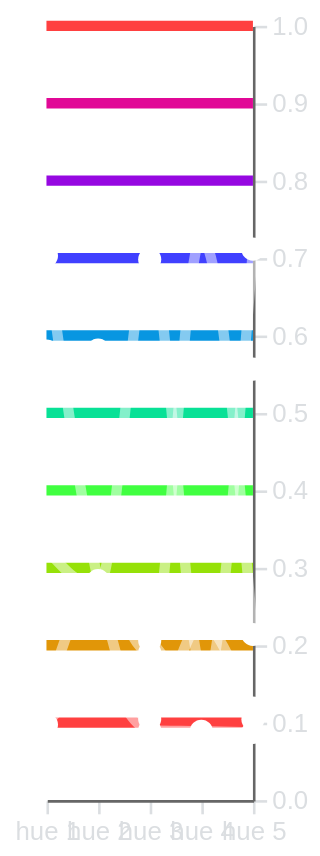

Describe this chart as a Vega-Lite specification.
### Vega-Lite specification from a JSON file in a GitHub repository (floating-point values rounded to 4 significant figures)
{"config": {"background": "transparent", "title": {"color": "#DBDEE1", "fontSize": 16}, "axis": {"domainColor": "#666666", "gridColor": "#666666", "tickColor": "#DBDEE1", "titleColor": "#DBDEE1", "labelColor": "#DBDEE1"}, "legend": {"labelColor": "#DBDEE1", "titleColor": "#DBDEE1"}, "point": {"size": 80}, "view": {"strokeWidth": 0}}, "layer": [{"data": {"name": "data-4e4315e4ae7feb227de911033f404cc8"}, "mark": {"type": "rule", "strokeWidth": 4}, "encoding": {"color": {"field": "value", "legend": null, "scale": {"scheme": "sinebow"}, "type": "quantitative"}, "y": {"axis": null, "field": "index", "type": "quantitative"}}, "transform": [{"window": [{"op": "count", "as": "index"}]}]}, {"data": {"name": "data-20d91d149267c5e899aa701b19943927"}, "mark": {"type": "line", "color": "rgba(256,256,256,.5)", "interpolate": "monotone", "point": {"color": "white"}, "strokeWidth": 4}, "encoding": {"detail": {"field": "index", "type": "nominal"}, "x": {"axis": {"labelAngle": 0, "title": null}, "field": "key", "scale": {"padding": 0}, "type": "nominal"}, "y": {"axis": {"orient": "right", "title": null}, "field": "value", "scale": {"domain": [0, 1]}, "type": "quantitative"}}, "transform": [{"window": [{"op": "count", "as": "index"}]}, {"fold": ["hue 1", "hue 2", "hue 3", "hue 4", "hue 5"]}]}, {"data": {"name": "data-381ad2edaab94d3fd8d44868d9a7a21c"}, "mark": {"type": "text", "color": "white", "dx": -8, "dy": -8}, "encoding": {"text": {"field": "Cluster", "type": "nominal"}, "x": {"value": 0}, "y": {"axis": null, "field": "hue 1", "scale": {"domain": [0, 1]}, "type": "quantitative"}}}], "height": "container", "resolve": {"scale": {"y": "independent"}}, "width": "container", "$schema": "https://vega.github.io/schema/vega-lite/v5.17.0.json", "datasets": {"data-4e4315e4ae7feb227de911033f404cc8": [{"value": 0.0}, {"value": 0.1111}, {"value": 0.2222}, {"value": 0.3333}, {"value": 0.4444}, {"value": 0.5556}, {"value": 0.6667}, {"value": 0.7778}, {"value": 0.8889}, {"value": 1.0}], "data-20d91d149267c5e899aa701b19943927": [{"Cluster": "A", "hue 1": 0.09751, "hue 2": 0.1533, "hue 3": 0.09007, "hue 4": 0.08903, "hue 5": 0.08741}, {"Cluster": "B", "hue 1": 0.1341, "hue 2": 0.2753, "hue 3": 0.1903, "hue 4": 0.7258, "hue 5": 0.214}, {"Cluster": "C", "hue 1": 0.2619, "hue 2": 0.2379, "hue 3": 0.2061, "hue 4": 0.1322, "hue 5": 0.7116}, {"Cluster": "D", "hue 1": 0.5801, "hue 2": 0.5813, "hue 3": 0.5664, "hue 4": 0.571, "hue 5": 0.5566}, {"Cluster": "E", "hue 1": 0.3235, "hue 2": 0.2743, "hue 3": 0.6984, "hue 4": 0.1671, "hue 5": 0.119}, {"Cluster": "F", "hue 1": 0.703, "hue 2": 0.2836, "hue 3": 0.1046, "hue 4": 0.2273, "hue 5": 0.1045}], "data-381ad2edaab94d3fd8d44868d9a7a21c": [{"Cluster": "A", "hue 1": 0.09751}, {"Cluster": "B", "hue 1": 0.1341}, {"Cluster": "C", "hue 1": 0.2619}, {"Cluster": "D", "hue 1": 0.5801}, {"Cluster": "E", "hue 1": 0.3235}, {"Cluster": "F", "hue 1": 0.703}]}}
